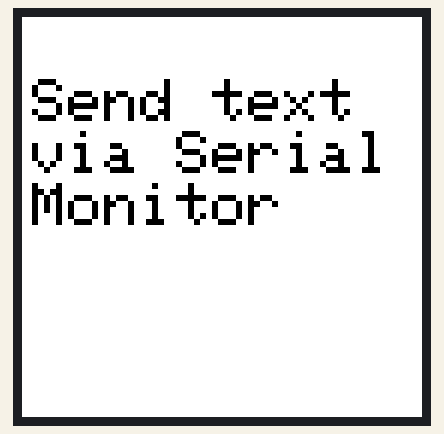
A sketch run on a simulated ESP32. Shown: 200×200 colour display. What the sketch prints to the serial monitor is not drawn.

Above: at 15.8 s.

The sketch:

e-paper-02.ino
```cpp
#include <GxEPD2_3C.h>
#include <Adafruit_GFX.h>
#include <SPI.h>

// Pin definitions (ESP32-WROOM-32)
#define EPD_CS   5   // Chip Select
#define EPD_DC   17  // Data/Command
#define EPD_RST  16  // Reset
#define EPD_BUSY 4   // Busy

// Display object for Waveshare 1.54-inch B/W/Red Rev 2.1
GxEPD2_3C<GxEPD2_154_Z90c, GxEPD2_154_Z90c::HEIGHT> display(
    GxEPD2_154_Z90c(EPD_CS, EPD_DC, EPD_RST, EPD_BUSY));

// Buffer for incoming serial data
#define MAX_TEXT_LENGTH 256
char textBuffer[MAX_TEXT_LENGTH];

void setup() {
  // Initialize serial
  Serial.begin(115200);
  delay(500);

  // Initialize SPI and display
  SPI.begin();

  // Initialize pins
  pinMode(EPD_BUSY, INPUT_PULLUP);
  pinMode(EPD_CS, OUTPUT);
  pinMode(EPD_DC, OUTPUT);
  pinMode(EPD_RST, OUTPUT);

  // Reset display
  digitalWrite(EPD_RST, HIGH);
  delay(20);
  digitalWrite(EPD_RST, LOW);
  delay(20);
  digitalWrite(EPD_RST, HIGH);
  delay(200);

  // Initialize display
  display.init(false);
  display.setRotation(1); // Landscape mode

  // Show default message
  displayText("Send text via Serial Monitor");

  // Ready for input
  Serial.println("Ready for text input. Type and press Enter.");
}

void loop() {
  // Check if data is available
  if (Serial.available() > 0) {
    // Read input with timeout
    int bytesRead = Serial.readBytesUntil('\n', textBuffer, MAX_TEXT_LENGTH - 1);

    // Null terminate the string
    textBuffer[bytesRead] = '\0';

    if (bytesRead > 0) {
      // Special command for partial update
      if (strcmp(textBuffer, "#PARTIAL") == 0) {
        updatePartialArea(50, 50, 100, 30, "Partial Update!");
        Serial.println("Partial update performed");
      } else {
        // Display the received text
        displayText(textBuffer);
        Serial.println("Text updated on display");
      }
    }
  }

  // Short delay
  delay(100);
}

void displayText(const char* text) {
  // Calculate optimal text size that fits all words
  int textSize = calculateOptimalTextSize(text);
  Serial.print("Using text size: ");
  Serial.println(textSize);

  display.setFullWindow();
  display.firstPage();

  do {
    // Clear screen
    display.fillScreen(GxEPD_WHITE);

    // Display text with word wrapping
    displayWrappedText(text, textSize);

  } while (display.nextPage());
}

// Determine optimal text size that ensures no word is cut off
int calculateOptimalTextSize(const char* text) {
  // Start with largest size and work downward
  for (int size = 3; size >= 1; size--) {
    if (allWordsWillFit(text, size)) {
      return size;
    }
  }

  // Fallback to smallest size
  return 1;
}

// Check if all words will fit at the given text size
bool allWordsWillFit(const char* text, int textSize) {
  int16_t x1, y1;
  uint16_t w, h;

  display.setTextSize(textSize);
  int screenWidth = display.width() - 10;  // 5px margin on each side

  // Extract and measure each word
  char word[51];  // Buffer for current word
  int wordLen = 0;

  for (int i = 0; i <= strlen(text); i++) {
    if (text[i] == ' ' || text[i] == '\0' || text[i] == '\n') {
      if (wordLen > 0) {
        // Null-terminate the word
        word[wordLen] = '\0';

        // Get word width
        display.getTextBounds(word, 0, 0, &x1, &y1, &w, &h);

        // If any word is too wide for the screen, this size won't work
        if (w > screenWidth) {
          return false;
        }

        // Reset word buffer
        wordLen = 0;
      }
    } else {
      // Add character to current word
      if (wordLen < sizeof(word) - 2) {
        word[wordLen++] = text[i];
      }
    }
  }

  // Also check if total text will fit vertically
  // (rough estimate based on character height and line count)
  display.getTextBounds("Ay", 0, 0, &x1, &y1, &w, &h);
  int lineHeight = h + 2;

  // Estimate number of lines needed (very rough approximation)
  int totalChars = strlen(text);
  int charsPerLine = screenWidth / (textSize * 6); // Approximate average char width
  int estimatedLines = (totalChars / charsPerLine) + 1;

  // Check if estimated lines will fit vertically
  return (estimatedLines * lineHeight) < display.height();
}

// Display text with proper word wrapping
void displayWrappedText(const char* text, int textSize) {
  display.setTextColor(GxEPD_BLACK);
  display.setTextSize(textSize);

  int16_t x1, y1;
  uint16_t w, h;

  // Get character height for line spacing
  display.getTextBounds("Ay", 0, 0, &x1, &y1, &w, &h);
  int lineHeight = h + 2;

  int screenWidth = display.width() - 10;  // Leaving 5px margin on each side
  int cursorX = 5;
  int cursorY = 5 + lineHeight;  // Start position

  // Variables for word processing
  char word[51];  // Buffer for current word
  int wordLen = 0;

  // Process the input text character by character
  for (int i = 0; i <= strlen(text); i++) {
    // End of word or end of text
    if (text[i] == ' ' || text[i] == '\0' || text[i] == '\n') {
      if (wordLen > 0) {
        // Null-terminate the word
        word[wordLen] = '\0';

        // Get word width
        display.getTextBounds(word, 0, 0, &x1, &y1, &w, &h);

        // Check if word fits on current line
        if (cursorX + w > screenWidth) {
          // Move to next line
          cursorX = 5;
          cursorY += lineHeight;
        }

        // Draw the word
        display.setCursor(cursorX, cursorY);
        display.print(word);

        // Advance cursor
        cursorX += w;

        // Add space after word (except at end of text)
        if (text[i] == ' ') {
          display.print(" ");
          // Approximate space width
          cursorX += textSize * 6;
        }

        // Reset word buffer
        wordLen = 0;
      }

      // Handle explicit newline
      if (text[i] == '\n') {
        cursorX = 5;
        cursorY += lineHeight;
      }
    } else {
      // Add character to current word
      if (wordLen < sizeof(word) - 2) {
        word[wordLen++] = text[i];
      }
    }
  }
}

// Function to update a small portion of the screen (partial refresh)
void updatePartialArea(int x, int y, int w, int h, const char* message) {
  display.setPartialWindow(x, y, w, h);
  display.firstPage();
  do {
    display.fillRect(x, y, w, h, GxEPD_WHITE);
    display.setCursor(x, y + 15);
    display.setTextColor(GxEPD_BLACK);
    display.print(message);
  } while (display.nextPage());
} 
```
